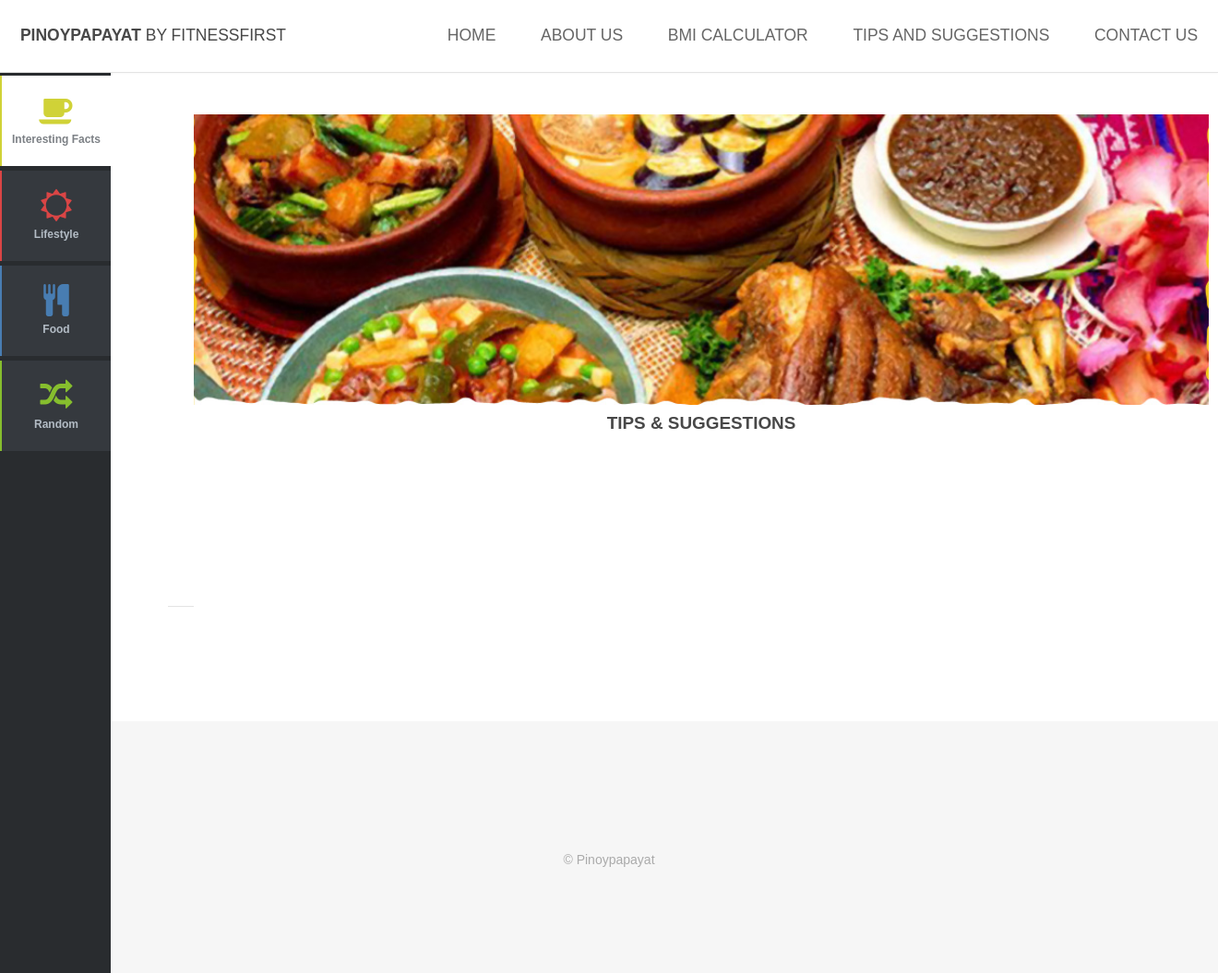
Before: /index.php/site/tips_and_suggestions with the older database file.
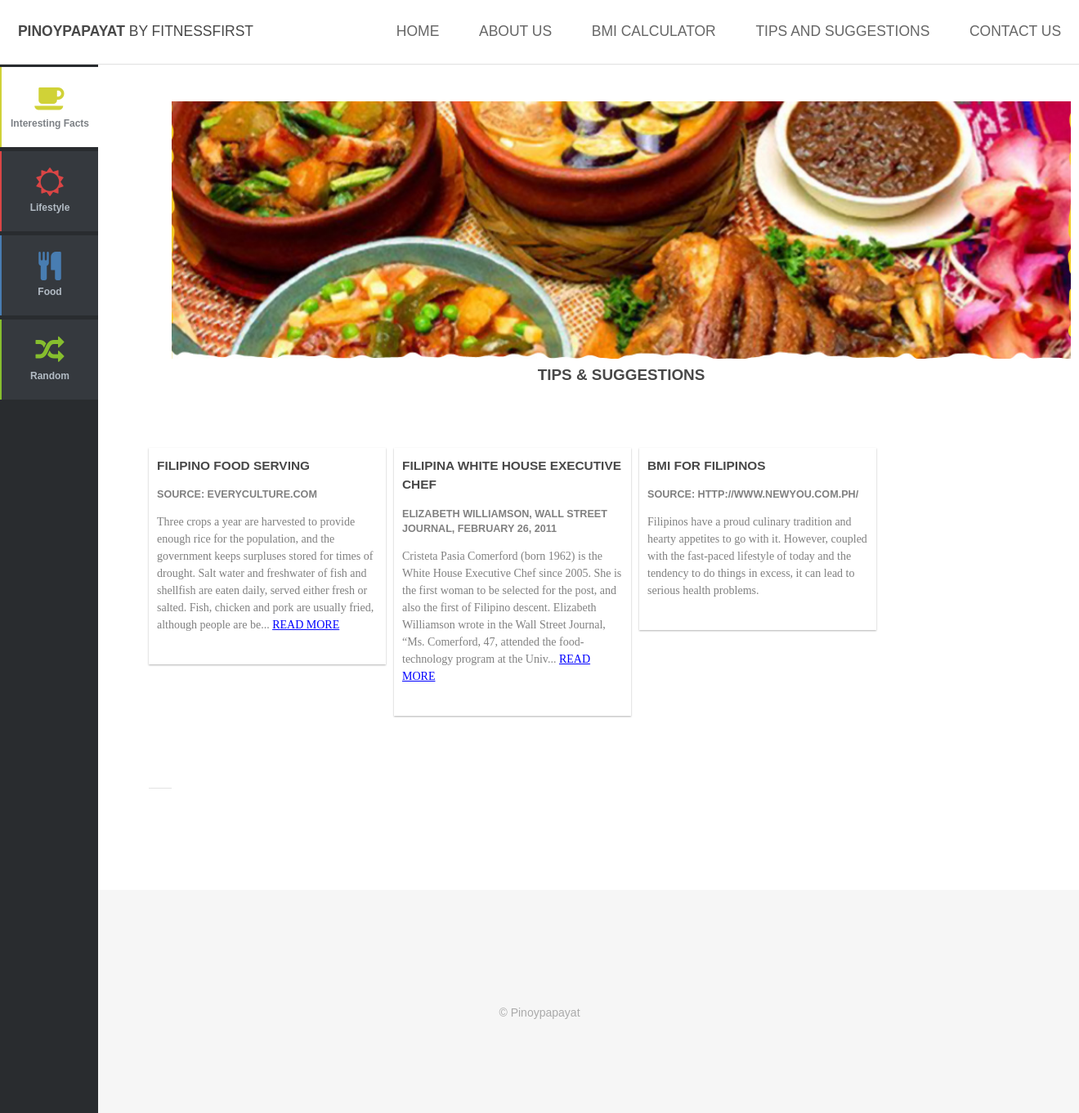
After: the same page with the newer database file.
### tables this page shows
CREATE TABLE `cms_posts` (
  `_id` int(11) NOT NULL,
  `title` varchar(1000) NOT NULL,
  `description` varchar(2000) NOT NULL,
  `content` varchar(10000) NOT NULL,
  `category` int(11) NOT NULL,
  `img_path` varchar(500) NOT NULL,
  `date_posted` timestamp NOT NULL DEFAULT CURRENT_TIMESTAMP,
  `date_updated` timestamp NOT NULL DEFAULT CURRENT_TIMESTAMP
);

### application/controllers/Site.php (called while the page is built, shortened)
<?php
class Site extends CI_Controller {
	public function __construct(){
	        $this->load->model("cms_model");
	}
	public function tips_and_suggestions()
	{
		if ($query = $this->cms_model->post_get_by_bfast()) {
			$data['content'] = $query;
		}
		$this->load->view('client/dashboard_view', $data);
	}
}

### index.php (called while the page is built, shortened)
<?php
require_once BASEPATH.'core/CodeIgniter.php';

### application/models/cms_model.php (called while the page is built, shortened)
<?php if (!defined('BASEPATH')) exit('No direct script access allowed');
class Cms_model extends CI_Model {
    function post_get_by_bfast(){
      $query = $this->db
      ->select("*")
      ->from("cms_posts")
      ->where("category", 1)
      ->get();
      return $query->result();
		}
}

### application/views/client/dashboard_view.php (the view, shortened to what this page needs)
<!DOCTYPE HTML>
<html>
	<head>
		<link type="text/css" rel="stylesheet"  href="<?php echo base_url();?>css/style.css" />
		<link type="text/css" rel="stylesheet" href="<?php echo base_url();?>css/style-xlarge.css"/>
		<link type="text/css" rel="stylesheet" href="<?php echo base_url();?>css/style-pinterest.css" rel="stylesheet">
		<link rel="stylesheet" href="<?php echo base_url();?>css/font-awesome.min.css">
		<link type="text/css" rel="stylesheet" href="<?php echo base_url();?>css/demo.css">
		<link type="text/css" rel="stylesheet" href="<?php echo base_url();?>css/sidebar-left.css">
	</head>
	<body>
			<header id="header">
				<h1><strong><a href="<?php echo base_url();?>Site">Pinoypapayat</a></strong> by FitnessFirst</h1>
				<nav id="nav">
					<ul>
						<li><a href="<?php echo base_url('Site'); ?>">Home</a></li>
						<li><a href="<?php echo base_url('Site/about'); ?>">About us</a></li>
						<li><a href="<?php echo base_url('Site/bmi_calculator'); ?>">BMI Calculator</a></li>
						<li><a href="<?php echo base_url('Site/tips_and_suggestions'); ?>">Tips and Suggestions</a></li>
						<li><a href="<?php echo base_url('Site/contact'); ?>">Contact us</a></li>
					</ul>
				</nav>
			</header>
			<div class="main-content">
			<aside class="sidebar-left">
		<br><br>
		<div class="sidebar-links">
			<a class="link-yellow selected"  href="<?php echo base_url();?>site/tips_and_suggestions"><i class="fa fa-coffee"></i>Interesting Facts</a>
			<a class="link-red" href="<?php echo base_url();?>site/lunch"><i class="fa fa-sun-o"></i>Lifestyle</a>
			<a class="link-blue" href="<?php echo base_url();?>site/dinner"><i class="fa fa-cutlery"></i>Food</a>
			<a class="link-green" href="<?php echo base_url();?>site/random"><i class="fa fa-random"></i>Random</a>
		</div>
	</aside>
	<center><div  style="width:1100px;" class="container">
<img  src="<?php echo base_url();?>images/banner_food4.jpg"> <BR>
<h3>Tips &#38; Suggestions</h3>
  </div></center>
			<section id="main" class="wrapper">
			<div class="container">
			<div class="row">
    <section id="pinBoot">
    	<?php if(isset($content)){
              foreach($content as $cont): ?>
      <article class="white-panel">
        <h4><?php echo $cont->title;?></h4>
        <h5 style="color: gray;"><?php echo $cont->description; ?></h5>
        <p style="color: gray; font-family: times new roman; font-variant-caps: initial;"><?php
				$mycontent = $cont->content;
				$var = strlen($mycontent);
if ($var >= 300) {
	$rest = substr($mycontent, 0,300);
	echo $rest, "... <a href='",base_url(),"site/goto_post/",$cont->_id,"' style='color:blue'>READ MORE</a>";
}else {
	echo $mycontent;
}
				 ?></p>
      </article>
      <?php endforeach;}
                 else { ?>
                 <script> alert("Empty!");</script>
                  <?php }?>
    </section>
    <hr>
    </div>
  </div>
</div>
			<footer id="footer">
				<div class="container">
					<ul class="copyright">
						<li>&copy; Pinoypapayat</li>
					</ul>
				</div>
			</footer>
	</body>
</html>

### css/style.css (style rules this page uses)
body { background: #fff; }
body, input, select, textarea { color: #666; font-family: "Raleway", Arial, Helvetica, sans-serif; font-size: 13pt; font-weight: 400; line-height: 2em; }
a { color: #f32853; text-decoration: underline; }
strong, b { color: #484848; font-weight: 700; }
em, i { font-style: italic; }
p { margin: 0 0 2em 0; }
h1, h2, h3, h4, h5, h6 { color: #484848; font-weight: 700; line-height: 1em; margin: 0 0 1em 0; text-transform: uppercase; }
h1 a, h2 a, h3 a, h4 a, h5 a, h6 a { color: inherit; text-decoration: none; }
h3 { font-size: 1.35em; line-height: 1.5em; }
h4 { font-size: 1.1em; line-height: 1.5em; }
h5 { font-size: 0.9em; line-height: 1.5em; }
hr { border: 0; border-bottom: solid 1px rgba(144, 144, 144, 0.25); margin: 2em 0; }
ul { list-style: disc; margin: 0 0 2em 0; padding-left: 1em; }
ul li { padding-left: 0.5em; }
#header { background-color: #fff; border-bottom: solid 1px rgba(144, 144, 144, 0.25); box-shadow: 0px 0.0375em 0.125em 0px rgba(0, 0, 0, 0.05); color: #484848; cursor: default; font-size: 1.25em; height: 4.5em; left: 0; line-height: 4.4em; position: fixed; text-transform: uppercase; top: 0; width: 100%; z-index: 10000; }
#header h1 { color: #484848; font-weight: 400; height: inherit; left: 1.25em; line-height: inherit; margin: 0; padding: 0; position: absolute; top: 0; }
#header nav { height: inherit; line-height: inherit; position: absolute; right: 1.25em; top: 0; vertical-align: middle; }
#header nav > ul { list-style: none; margin: 0; padding-left: 0; }
#header nav > ul > li { border-radius: 4px; display: inline-block; margin-left: 2.5em; padding-left: 0; }
#header nav > ul > li a { -moz-transition: color 0.2s ease-in-out; -webkit-transition: color 0.2s ease-in-out; -o-transition: color 0.2s ease-in-out; -ms-transition: color 0.2s ease-in-out; transition: color 0.2s ease-in-out; color: #666; display: inline-block; text-decoration: none; }
#header nav > ul > li:first-child { margin-left: 0; }
#main { padding-top: 4em; }
.wrapper { padding: 6em 0 4em 0; }
#footer { padding: 8em 0 6em 0; background: #f6f6f6; color: #aaa; text-align: center; }
#footer .copyright { margin: 2em 0; padding: 0; text-align: center; }
#footer .copyright li { border-left: solid 1px rgba(144, 144, 144, 0.25); display: inline-block; list-style: none; margin-left: 1.5em; padding-left: 1.5em; }
#footer .copyright li:first-child { border-left: 0; margin-left: 0; padding-left: 0; }

### css/style-xlarge.css (style rules this page uses)
body, input, select, textarea { font-size: 11pt; }

### css/style-pinterest.css (style rules this page uses)
body { background-color:#eee; }
#pinBoot { position: relative; max-width: 100%; width: 100%; }
img { width: 100%; max-width: 100%; height: auto; }
.white-panel { position: absolute; background: white; box-shadow: 0px 1px 2px rgba(0, 0, 0, 0.3); padding: 10px; }

### css/demo.css (style rules this page uses)
html { background-color: #fff; }
body { font:14px/1.5 Arial, Helvetica, sans-serif; padding:0; margin:0; }

### css/sidebar-left.css (style rules this page uses)
.main-content { font-family: Arial, Helvetica, sans-serif; max-width: 600px; padding-top: 40px; margin: 0 0 40px 210px; }
.sidebar-left { font-family: Arial, Helvetica, sans-serif; position: fixed; top: 0; left: 0; background-color: #292c2f; width: 120px; height: 100%; padding: 20px 0; }
.sidebar-left .sidebar-links { margin: 20px auto; }
.sidebar-left .sidebar-links a { display: block; text-decoration: none; margin: 0 auto 5px auto; padding: 20px 0; background-color: #35393e; text-align: center; color: #b3bcc5; font-size: 12px; font-weight: bold; border-left-width: 2px; border-left-style: solid; }
.sidebar-left .sidebar-links a i.fa { display: block; font-size: 35px; margin-bottom: 5px; }
.sidebar-left .sidebar-links a.selected { background-color: #ffffff; color: #7c8085; font-size: 12px; font-weight: bold; cursor: default; }
.sidebar-left .sidebar-links a.link-blue { border-color: #487db2; }
.sidebar-left .sidebar-links a.link-blue i.fa { color: #487db2; }
.sidebar-left .sidebar-links a.link-red { border-color: #da4545; }
.sidebar-left .sidebar-links a.link-red i.fa { color: #da4545; }
.sidebar-left .sidebar-links a.link-yellow { border-color: #d0d237; }
.sidebar-left .sidebar-links a.link-yellow i.fa { color: #d0d237; }
.sidebar-left .sidebar-links a.link-green { border-color: #86be2e; }
.sidebar-left .sidebar-links a.link-green i.fa { color: #86be2e; }
body { margin: 0; padding: 0; }

Changed rows visible on the page:
added cms_posts: title "FILIPINO FOOD SERVING", description "SOURCE: EVERYCULTURE.COM", content "Three crops a year are harvested to provide enough rice for the population, and the government keeps surpluses stored for times of drought. Salt water and freshwater of fish and shellfish are eaten daily, served either fresh or salted. Fish, chicken and pork are usually fried, although people are be"
added cms_posts: title "FILIPINA WHITE HOUSE EXECUTIVE CHEF", description "ELIZABETH WILLIAMSON, WALL STREET JOURNAL, FEBRUARY 26, 2011", content "Cristeta Pasia Comerford (born 1962) is the White House Executive Chef since 2005. She is the first woman to be selected for the post, and also the first of Filipino descent. Elizabeth Williamson wrote in the Wall Street Journal, “Ms. Comerford, 47, attended the food-technology program at the Univ"
added cms_posts: title "BMI FOR FILIPINOS", description "SOURCE: HTTP://WWW.NEWYOU.COM.PH/", content "Filipinos have a proud culinary tradition and hearty appetites to go with it. However, coupled with the fast-paced lifestyle of today and the tendency to do things in excess, it can lead to serious health problems."
